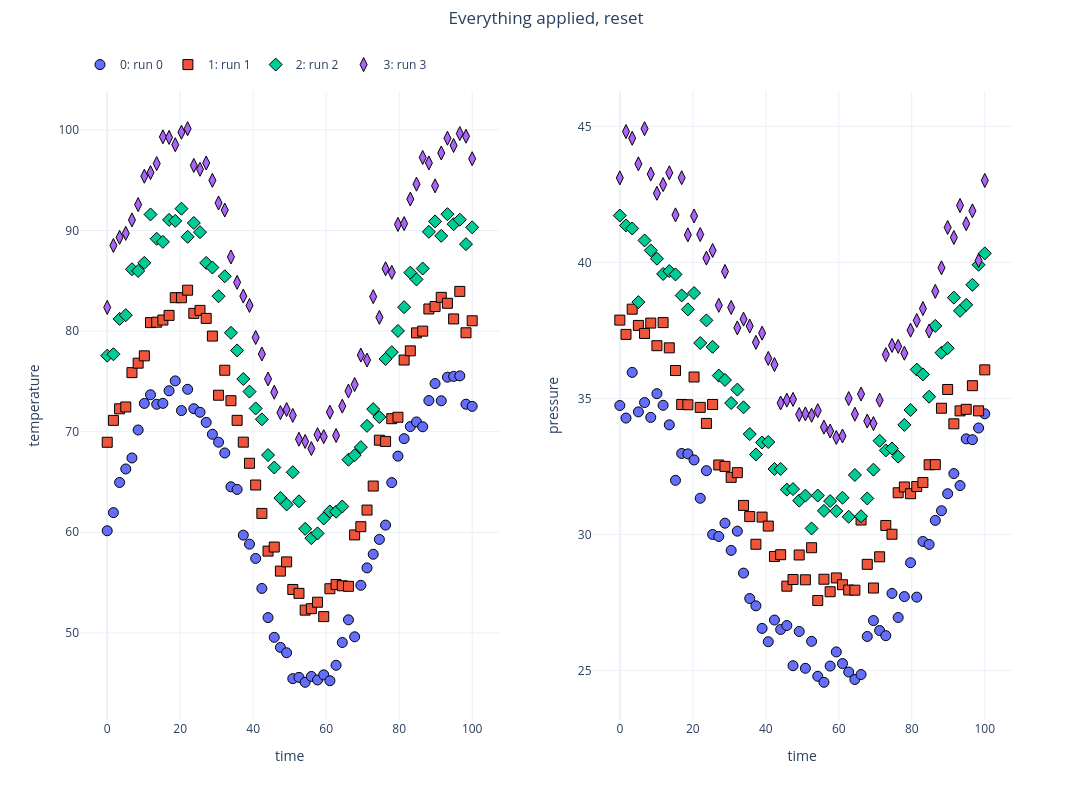

The notebook cell saved with this chart:
### Markdown cell above
### 2a. No arguments — reset all *applied* formatting

A bare `reset_format()` sweeps every scope of applied formatting: dataset
styles, variable overrides, lines, highlights, axis limits, fonts, and the
pinned plot size. It **deliberately keeps** your `set_default_format` state —
resetting applied formatting shouldn't silently discard the defaults you chose.
(The print-out lists exactly what it touched.)

### Code cell
nb.reset_format()
nb.plot(x='time', y=['temperature', 'pressure'], suptitle='Everything applied, reset')
